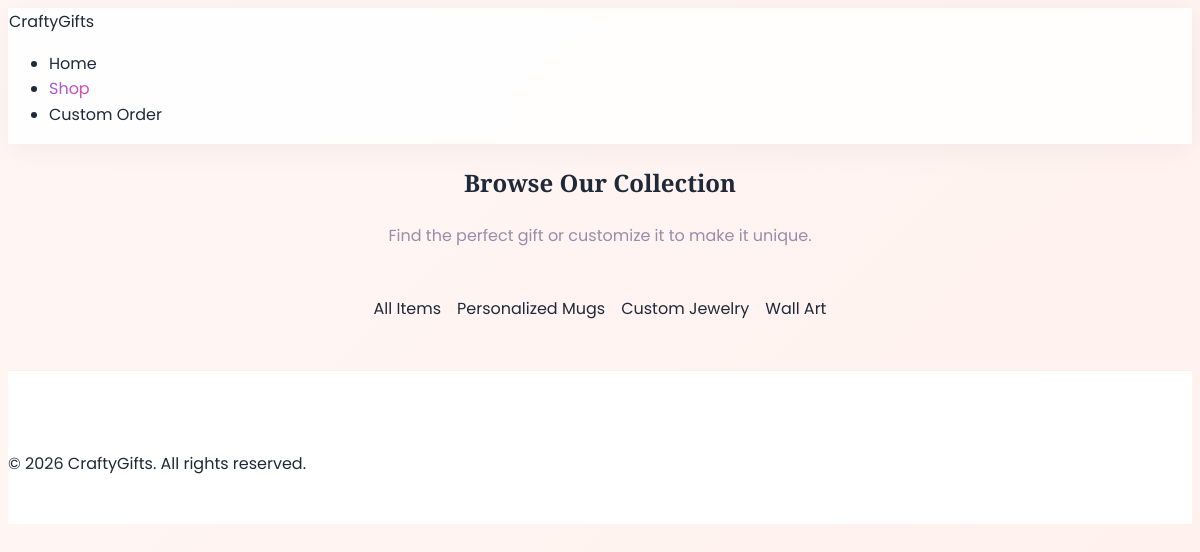
The page /products.php on the database as committed earlier.
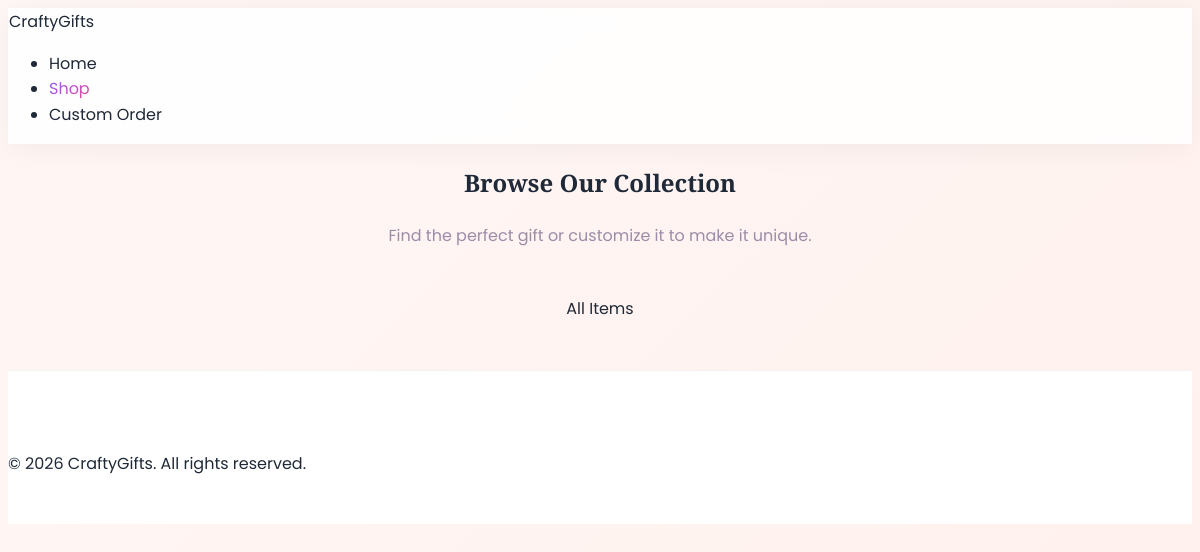
The same page on the database as committed later.
### tables this page shows
CREATE TABLE IF NOT EXISTS categories (
    id INT AUTO_INCREMENT PRIMARY KEY,
    name VARCHAR(255) NOT NULL,
    description TEXT,
    image VARCHAR(255)
);

### products.php (the view, shortened to what this page needs)
<?php
include 'includes/db.php';
$category_id = isset($_GET['category']) ? $_GET['category'] : null;
$catstmt = $pdo->query("SELECT * FROM categories");
$categories = $catstmt->fetchAll();
?>
<!DOCTYPE html>
<html lang="en">
<head>
    <link rel="stylesheet" href="assets/css/style.css">
</head>
<body>
    <header class="glass">
        <nav>
            <a href="index.php" class="logo">CraftyGifts</a>
            <ul class="nav-links">
                <li><a href="index.php">Home</a></li>
                <li><a href="products.php" class="text-gradient">Shop</a></li>
                <li><a href="custom-request.php">Custom Order</a></li>
            </ul>
        </nav>
    </header>
    <main>
        <section>
            <div class="section-title">
                <h1>Browse Our Collection</h1>
                <p>Find the perfect gift or customize it to make it unique.</p>
            </div>
            <div style="display: flex; gap: 1rem; margin-bottom: 3rem; justify-content: center; flex-wrap: wrap;">
                <a href="products.php" class="btn <?php echo !$category_id ? 'btn-primary' : 'btn-outline'; ?>">All Items</a>
                <?php foreach($categories as $cat): ?>
                    <a href="products.php?category=<?php echo $cat['id']; ?>" class="btn <?php echo $category_id == $cat['id'] ? 'btn-primary' : 'btn-outline'; ?>">
                        <?php echo $cat['name']; ?>
                    </a>
                <?php endforeach; ?>
            </div>
        </section>
    </main>
    <footer>
        <p>&copy; 2026 CraftyGifts. All rights reserved.</p>
    </footer>
</body>
</html>

### assets/css/style.css (style rules this page uses)
:root { --primary: #8B5CF6; --secondary: #EC4899; --background: #FFF7F5; --text: #1F2937; --text-light: #9d8ba7; --white: #FFFFFF; --glass-bg: rgba(255, 255, 255, 0.85); --glass-border: rgba(255, 255, 255, 0.4); --shadow-soft: 0 10px 40px -10px rgba(139, 92, 246, 0.1); --shadow-hover: 0 20px 40px -10px rgba(139, 92, 246, 0.2); }
body { font-family: 'Poppins', sans-serif; background: linear-gradient(135deg, var(--background) 0%, #FFF0ED 100%); color: var(--text); line-height: 1.6; overflow-x: hidden; scroll-behavior: smooth; min-height: 100vh; }
h1, h2, h3, h4, h5, h6, .font-serif { font-family: 'Playfair Display', serif; }
a { text-decoration: none; color: inherit; transition: all 0.3s ease; }
.glass { background: var(--glass-bg); backdrop-filter: blur(16px); -webkit-backdrop-filter: blur(16px); border: 1px solid var(--glass-border); box-shadow: 0 4px 30px rgba(0, 0, 0, 0.05); }
.text-gradient { background: linear-gradient(135deg, var(--primary), var(--secondary)); -webkit-background-clip: text; background-clip: text; -webkit-text-fill-color: transparent; display: inline-block; }
.section-title { margin-bottom: 3rem; text-align: center; }
.section-title p { color: var(--text-light); max-width: 600px; margin: 0 auto; }
footer { background: #ffffff; border-top: 1px solid rgba(0,0,0,0.05); padding: 4rem 0 2rem; }

Rows that differ between the two databases and show on the page:
removed categories: name "Personalized Mugs"
removed categories: name "Custom Jewelry"
removed categories: name "Wall Art"
